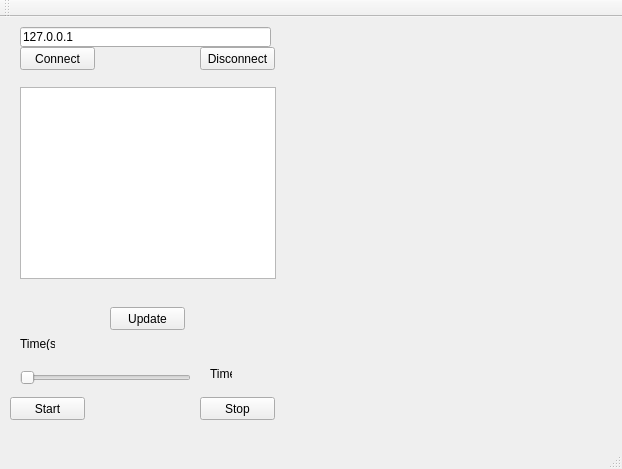
<?xml version="1.0" encoding="UTF-8"?>
<ui version="4.0">
 <class>MainWindow</class>
 <widget class="QMainWindow" name="MainWindow">
  <property name="geometry">
   <rect>
    <x>0</x>
    <y>0</y>
    <width>622</width>
    <height>469</height>
   </rect>
  </property>
  <property name="windowTitle">
   <string>MainWindow</string>
  </property>
  <widget class="QWidget" name="centralWidget">
   <widget class="QLineEdit" name="lineEditIP">
    <property name="geometry">
     <rect>
      <x>20</x>
      <y>10</y>
      <width>251</width>
      <height>20</height>
     </rect>
    </property>
    <property name="whatsThis">
     <string/>
    </property>
    <property name="accessibleName">
     <string/>
    </property>
    <property name="accessibleDescription">
     <string/>
    </property>
    <property name="styleSheet">
     <string notr="true"/>
    </property>
    <property name="text">
     <string>127.0.0.1</string>
    </property>
   </widget>
   <widget class="QPushButton" name="pushButtonConnect">
    <property name="geometry">
     <rect>
      <x>20</x>
      <y>30</y>
      <width>75</width>
      <height>23</height>
     </rect>
    </property>
    <property name="text">
     <string>Connect</string>
    </property>
   </widget>
   <widget class="QPushButton" name="pushButtonDisconnect">
    <property name="geometry">
     <rect>
      <x>200</x>
      <y>30</y>
      <width>75</width>
      <height>23</height>
     </rect>
    </property>
    <property name="text">
     <string>Disconnect</string>
    </property>
   </widget>
   <widget class="QPushButton" name="pushButtonRefresh">
    <property name="geometry">
     <rect>
      <x>110</x>
      <y>290</y>
      <width>75</width>
      <height>23</height>
     </rect>
    </property>
    <property name="text">
     <string>Update</string>
    </property>
   </widget>
   <widget class="QLabel" name="label">
    <property name="geometry">
     <rect>
      <x>20</x>
      <y>320</y>
      <width>35</width>
      <height>13</height>
     </rect>
    </property>
    <property name="text">
     <string>Time(s)</string>
    </property>
   </widget>
   <widget class="QSlider" name="horizontalSlider">
    <property name="geometry">
     <rect>
      <x>20</x>
      <y>350</y>
      <width>171</width>
      <height>22</height>
     </rect>
    </property>
    <property name="orientation">
     <enum>Qt::Horizontal</enum>
    </property>
   </widget>
   <widget class="QLabel" name="labelTime">
    <property name="geometry">
     <rect>
      <x>210</x>
      <y>350</y>
      <width>22</width>
      <height>13</height>
     </rect>
    </property>
    <property name="text">
     <string>Time</string>
    </property>
   </widget>
   <widget class="QPushButton" name="pushButtonStart">
    <property name="geometry">
     <rect>
      <x>10</x>
      <y>380</y>
      <width>75</width>
      <height>23</height>
     </rect>
    </property>
    <property name="text">
     <string>Start</string>
    </property>
   </widget>
   <widget class="QPushButton" name="pushButtonStop">
    <property name="geometry">
     <rect>
      <x>200</x>
      <y>380</y>
      <width>75</width>
      <height>23</height>
     </rect>
    </property>
    <property name="text">
     <string>Stop</string>
    </property>
   </widget>
   <widget class="QListWidget" name="listWidget">
    <property name="geometry">
     <rect>
      <x>20</x>
      <y>70</y>
      <width>256</width>
      <height>192</height>
     </rect>
    </property>
   </widget>
   <widget class="Plotter" name="widget" native="true">
    <property name="geometry">
     <rect>
      <x>310</x>
      <y>10</y>
      <width>291</width>
      <height>391</height>
     </rect>
    </property>
   </widget>
  </widget>
  <widget class="QMenuBar" name="menuBar">
   <property name="geometry">
    <rect>
     <x>0</x>
     <y>0</y>
     <width>622</width>
     <height>21</height>
    </rect>
   </property>
  </widget>
  <widget class="QToolBar" name="mainToolBar">
   <attribute name="toolBarArea">
    <enum>TopToolBarArea</enum>
   </attribute>
   <attribute name="toolBarBreak">
    <bool>false</bool>
   </attribute>
  </widget>
  <widget class="QStatusBar" name="statusBar"/>
 </widget>
 <layoutdefault spacing="6" margin="11"/>
 <customwidgets>
  <customwidget>
   <class>Plotter</class>
   <extends>QWidget</extends>
   <header>plotter.h</header>
   <container>1</container>
   <slots>
    <slot>setAmplitude(int)</slot>
    <slot>setFrequencia(int)</slot>
    <slot>getData()</slot>
   </slots>
  </customwidget>
 </customwidgets>
 <resources/>
 <connections>
  <connection>
   <sender>pushButtonDisconnect</sender>
   <signal>clicked()</signal>
   <receiver>MainWindow</receiver>
   <slot>disconnect()</slot>
   <hints>
    <hint type="sourcelabel">
     <x>253</x>
     <y>74</y>
    </hint>
    <hint type="destinationlabel">
     <x>297</x>
     <y>84</y>
    </hint>
   </hints>
  </connection>
  <connection>
   <sender>pushButtonConnect</sender>
   <signal>clicked()</signal>
   <receiver>MainWindow</receiver>
   <slot>tcpConnect()</slot>
   <hints>
    <hint type="sourcelabel">
     <x>68</x>
     <y>81</y>
    </hint>
    <hint type="destinationlabel">
     <x>135</x>
     <y>72</y>
    </hint>
   </hints>
  </connection>
  <connection>
   <sender>horizontalSlider</sender>
   <signal>valueChanged(int)</signal>
   <receiver>MainWindow</receiver>
   <slot>mostraTempo(int)</slot>
   <hints>
    <hint type="sourcelabel">
     <x>99</x>
     <y>393</y>
    </hint>
    <hint type="destinationlabel">
     <x>127</x>
     <y>354</y>
    </hint>
   </hints>
  </connection>
  <connection>
   <sender>pushButtonRefresh</sender>
   <signal>clicked()</signal>
   <receiver>MainWindow</receiver>
   <slot>listarIps()</slot>
   <hints>
    <hint type="sourcelabel">
     <x>241</x>
     <y>326</y>
    </hint>
    <hint type="destinationlabel">
     <x>277</x>
     <y>347</y>
    </hint>
   </hints>
  </connection>
  <connection>
   <sender>pushButtonStart</sender>
   <signal>clicked()</signal>
   <receiver>MainWindow</receiver>
   <slot>getData()</slot>
   <hints>
    <hint type="sourcelabel">
     <x>43</x>
     <y>424</y>
    </hint>
    <hint type="destinationlabel">
     <x>155</x>
     <y>463</y>
    </hint>
   </hints>
  </connection>
 </connections>
 <slots>
  <slot>disconnect()</slot>
  <slot>tcpConnect()</slot>
  <slot>mostraTempo(int)</slot>
  <slot>listarIps()</slot>
  <slot>getData()</slot>
 </slots>
</ui>
